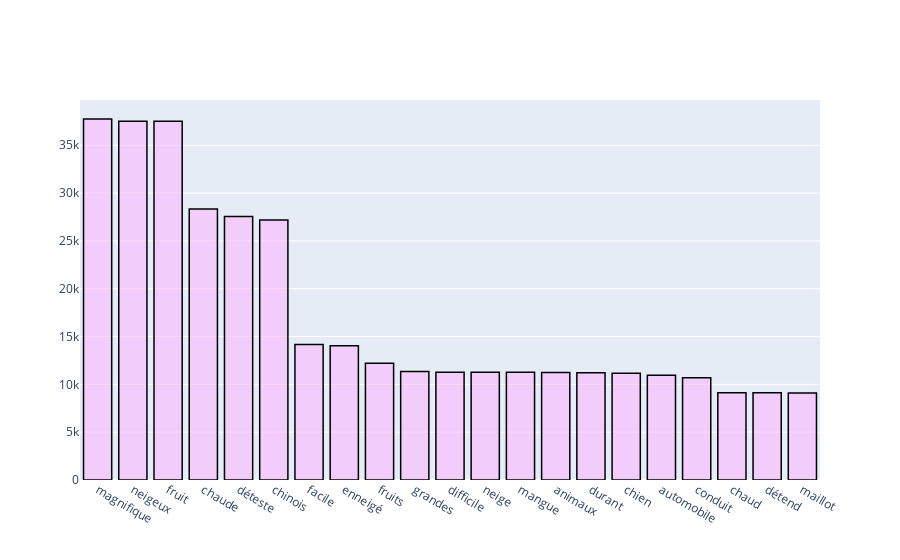

The code cell stored with this chart in its notebook:
### Code cell
x = subsample(labels_fr)
y = freq_fr
trace = go.Bar(
                x = x,
                y = y,
                name = "Words ordered by rank. The first rank is the most frequent words and the last one is the less present",
                marker = dict(color = 'rgba(255, 174, 255, 0.5)',
                             line = dict(color ='rgb(0,0,0)',width =1.5)))
               

layout = go.Layout(barmode = "group")
fig = go.Figure(data = trace, layout = layout)
fig.show()

### Figure 1 — Plotly figure (JSON) as saved in the notebook; plotly's stock layout.template omitted (floating-point values rounded to 4 significant figures)
{"data": [{"marker": {"color": "rgba(255, 174, 255, 0.5)", "line": {"color": "rgb(0,0,0)", "width": 1.5}}, "name": "Words ordered by rank. The first rank is the most frequent words and the last one is the less present", "type": "bar", "x": ["magnifique", "neigeux", "fruit", "chaude", "déteste", "chinois", "facile", "enneigé", "fruits", "grandes", "difficile", "neige", "mangue", "animaux", "durant", "chien", "automobile", "conduit", "chaud", "détend", "maillot"], "y": [37746, 37507, 37500, 28332, 27564, 27192, 14166, 14046, 12197, 11334, 11277, 11270, 11270, 11250, 11225, 11170, 10953, 10692, 9134, 9133, 9102]}], "layout": {"barmode": "group"}}
